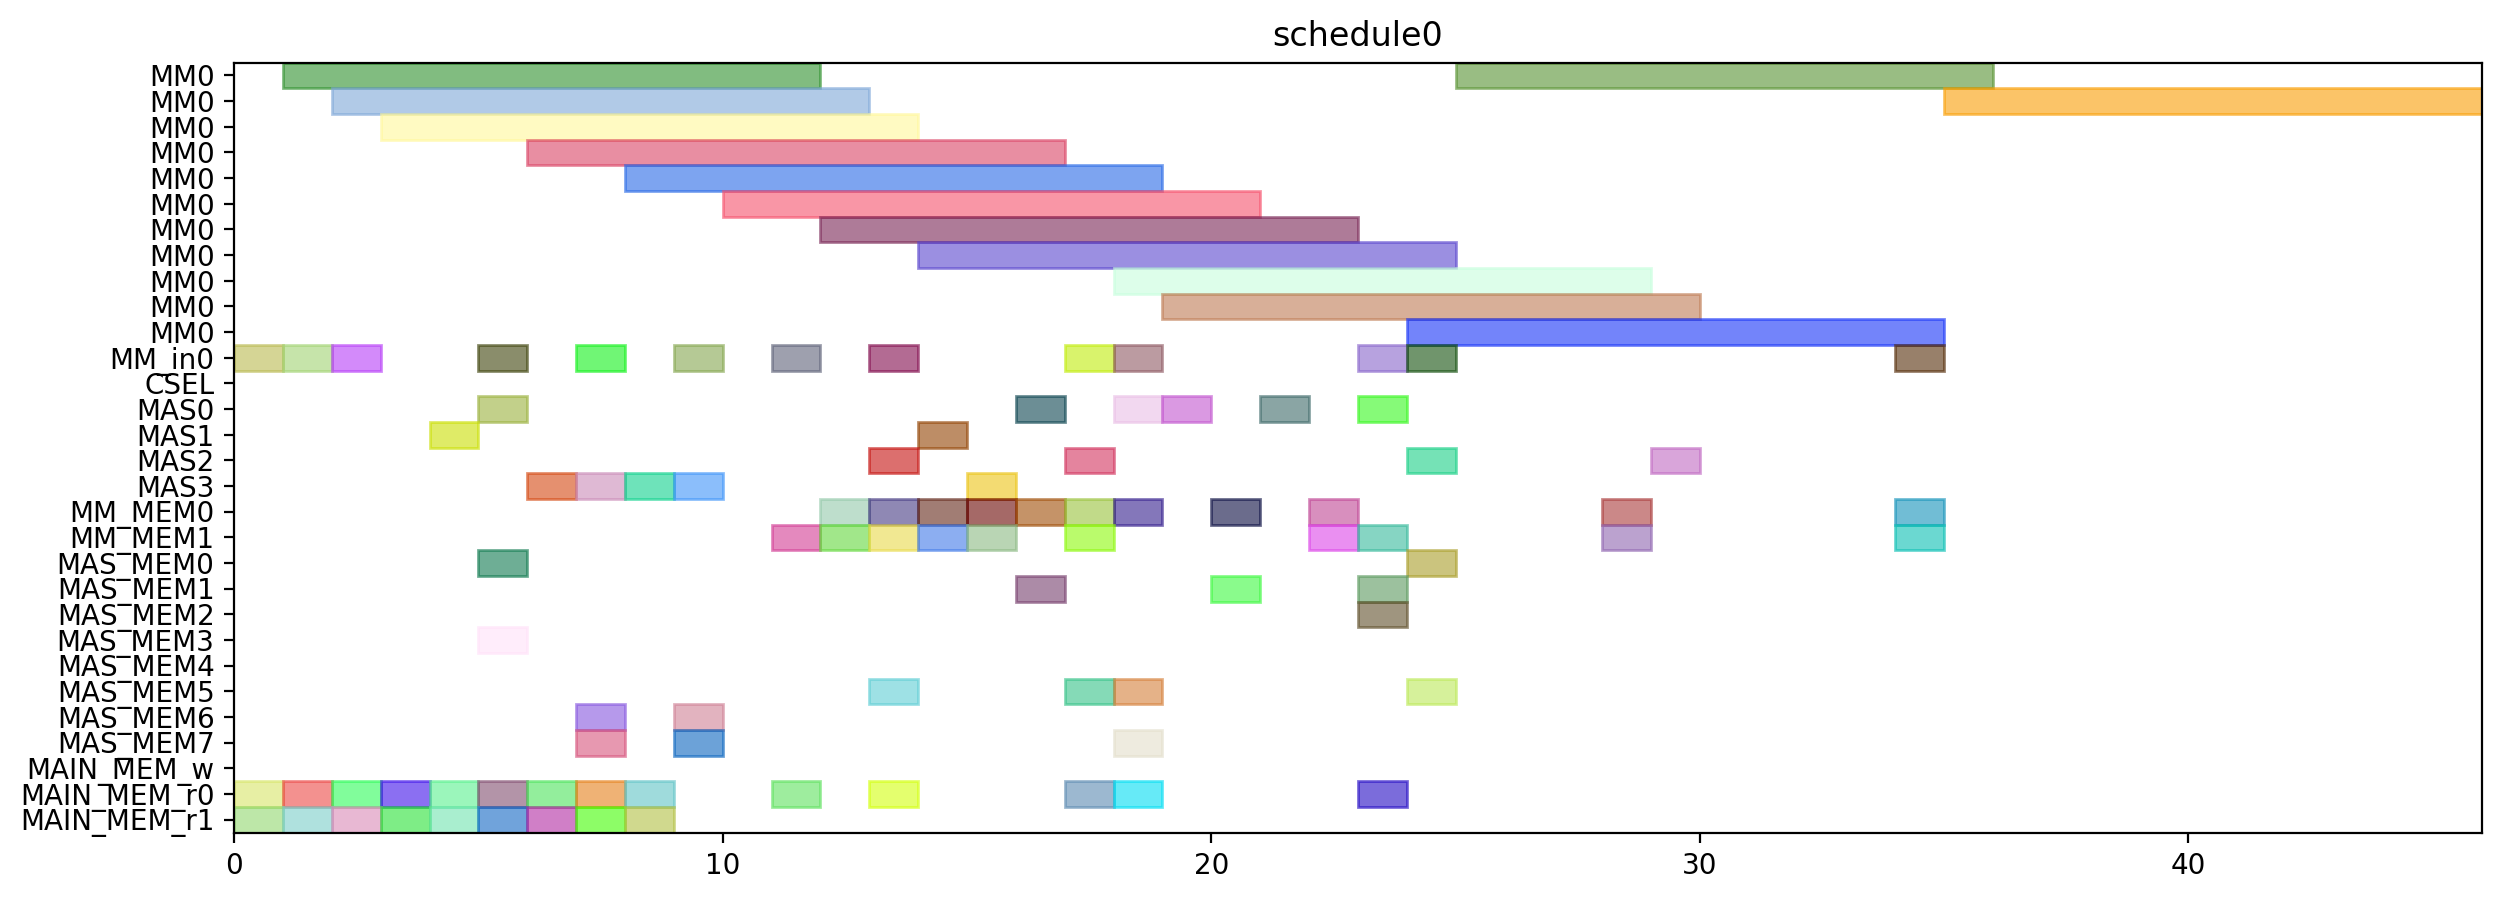

Here is the Python script that generated this plot:
from pyschedule import Scenario, solvers, plotters, alt


def solve():
	horizon = 120
	S = Scenario("schedule0", horizon=horizon)

	# resource
	MM = S.Resources('MM', num=1, size=11)
	MM_in = S.Resources('MM_in', num=1)
	CSEL = S.Resource('CSEL')
	MAS = S.Resources('MAS', num=4, size=1, periods=range(1, horizon))
	MM_MEM = S.Resources('MM_MEM', num=2)
	MAS_MEM = S.Resources('MAS_MEM', num=8)
	MAIN_MEM_w = S.Resource('MAIN_MEM_w', size=1)
	MAIN_MEM_r = S.Resources('MAIN_MEM_r', num=2)

	# result of previous scheduling

	# new tasks
	t0 = S.Task('t0', length=11, delay_cost=1)
	t0 += alt(MM)
	t0_in = S.Task('t0_in', length=1, delay_cost=1)
	t0_in += alt(MM_in)
	S += t0_in*MM_in[0]<=t0*MM[0]
	t0_mem0 = S.Task('t0_mem0', length=1, delay_cost=1)
	t0_mem0 += MAIN_MEM_r[0]
	S += t0_mem0 <= t0

	t0_mem1 = S.Task('t0_mem1', length=1, delay_cost=1)
	t0_mem1 += MAIN_MEM_r[1]
	S += t0_mem1 <= t0

	t1 = S.Task('t1', length=11, delay_cost=1)
	t1 += alt(MM)
	t1_in = S.Task('t1_in', length=1, delay_cost=1)
	t1_in += alt(MM_in)
	S += t1_in*MM_in[0]<=t1*MM[0]
	t1_mem0 = S.Task('t1_mem0', length=1, delay_cost=1)
	t1_mem0 += MAIN_MEM_r[0]
	S += t1_mem0 <= t1

	t1_mem1 = S.Task('t1_mem1', length=1, delay_cost=1)
	t1_mem1 += MAIN_MEM_r[1]
	S += t1_mem1 <= t1

	t2 = S.Task('t2', length=11, delay_cost=1)
	t2 += alt(MM)
	t2_in = S.Task('t2_in', length=1, delay_cost=1)
	t2_in += alt(MM_in)
	S += t2_in*MM_in[0]<=t2*MM[0]
	t2_mem0 = S.Task('t2_mem0', length=1, delay_cost=1)
	t2_mem0 += MAIN_MEM_r[0]
	S += t2_mem0 <= t2

	t2_mem1 = S.Task('t2_mem1', length=1, delay_cost=1)
	t2_mem1 += MAIN_MEM_r[1]
	S += t2_mem1 <= t2

	t3 = S.Task('t3', length=1, delay_cost=1)
	t3 += alt(MAS)
	t3_mem0 = S.Task('t3_mem0', length=1, delay_cost=1)
	t3_mem0 += MAIN_MEM_r[0]
	S += t3_mem0 <= t3

	t3_mem1 = S.Task('t3_mem1', length=1, delay_cost=1)
	t3_mem1 += MAIN_MEM_r[1]
	S += t3_mem1 <= t3

	t4 = S.Task('t4', length=1, delay_cost=1)
	t4 += alt(MAS)
	t4_mem0 = S.Task('t4_mem0', length=1, delay_cost=1)
	t4_mem0 += MAIN_MEM_r[0]
	S += t4_mem0 <= t4

	t4_mem1 = S.Task('t4_mem1', length=1, delay_cost=1)
	t4_mem1 += MAIN_MEM_r[1]
	S += t4_mem1 <= t4

	t8 = S.Task('t8', length=1, delay_cost=1)
	t8 += alt(MAS)
	t8_mem0 = S.Task('t8_mem0', length=1, delay_cost=1)
	t8_mem0 += MAIN_MEM_r[0]
	S += t8_mem0 <= t8

	t8_mem1 = S.Task('t8_mem1', length=1, delay_cost=1)
	t8_mem1 += MAIN_MEM_r[1]
	S += t8_mem1 <= t8

	t9 = S.Task('t9', length=1, delay_cost=1)
	t9 += alt(MAS)
	t9_mem0 = S.Task('t9_mem0', length=1, delay_cost=1)
	t9_mem0 += MAIN_MEM_r[0]
	S += t9_mem0 <= t9

	t9_mem1 = S.Task('t9_mem1', length=1, delay_cost=1)
	t9_mem1 += MAIN_MEM_r[1]
	S += t9_mem1 <= t9

	t13 = S.Task('t13', length=1, delay_cost=1)
	t13 += alt(MAS)
	t13_mem0 = S.Task('t13_mem0', length=1, delay_cost=1)
	t13_mem0 += MAIN_MEM_r[0]
	S += t13_mem0 <= t13

	t13_mem1 = S.Task('t13_mem1', length=1, delay_cost=1)
	t13_mem1 += MAIN_MEM_r[1]
	S += t13_mem1 <= t13

	t14 = S.Task('t14', length=1, delay_cost=1)
	t14 += alt(MAS)
	t14_mem0 = S.Task('t14_mem0', length=1, delay_cost=1)
	t14_mem0 += MAIN_MEM_r[0]
	S += t14_mem0 <= t14

	t14_mem1 = S.Task('t14_mem1', length=1, delay_cost=1)
	t14_mem1 += MAIN_MEM_r[1]
	S += t14_mem1 <= t14

	t5 = S.Task('t5', length=11, delay_cost=1)
	t5 += alt(MM)
	t5_in = S.Task('t5_in', length=1, delay_cost=1)
	t5_in += alt(MM_in)
	S += t5_in*MM_in[0]<=t5*MM[0]
	t5_mem0 = S.Task('t5_mem0', length=1, delay_cost=1)
	t5_mem0 += alt(MAS_MEM)
	S += (t3*MAS[0])-1 < t5_mem0*MAS_MEM[0]
	S += (t3*MAS[1])-1 < t5_mem0*MAS_MEM[2]
	S += (t3*MAS[2])-1 < t5_mem0*MAS_MEM[4]
	S += (t3*MAS[3])-1 < t5_mem0*MAS_MEM[6]
	S += t5_mem0 <= t5

	t5_mem1 = S.Task('t5_mem1', length=1, delay_cost=1)
	t5_mem1 += alt(MAS_MEM)
	S += (t4*MAS[0])-1 < t5_mem1*MAS_MEM[1]
	S += (t4*MAS[1])-1 < t5_mem1*MAS_MEM[3]
	S += (t4*MAS[2])-1 < t5_mem1*MAS_MEM[5]
	S += (t4*MAS[3])-1 < t5_mem1*MAS_MEM[7]
	S += t5_mem1 <= t5

	t6 = S.Task('t6', length=1, delay_cost=1)
	t6 += alt(MAS)
	t6_mem0 = S.Task('t6_mem0', length=1, delay_cost=1)
	t6_mem0 += alt(MM_MEM)
	S += (t0*MM[0])-1 < t6_mem0*MM_MEM[0]
	S += t6_mem0 <= t6

	t6_mem1 = S.Task('t6_mem1', length=1, delay_cost=1)
	t6_mem1 += alt(MM_MEM)
	S += (t1*MM[0])-1 < t6_mem1*MM_MEM[1]
	S += t6_mem1 <= t6

	t10 = S.Task('t10', length=11, delay_cost=1)
	t10 += alt(MM)
	t10_in = S.Task('t10_in', length=1, delay_cost=1)
	t10_in += alt(MM_in)
	S += t10_in*MM_in[0]<=t10*MM[0]
	t10_mem0 = S.Task('t10_mem0', length=1, delay_cost=1)
	t10_mem0 += alt(MAS_MEM)
	S += (t8*MAS[0])-1 < t10_mem0*MAS_MEM[0]
	S += (t8*MAS[1])-1 < t10_mem0*MAS_MEM[2]
	S += (t8*MAS[2])-1 < t10_mem0*MAS_MEM[4]
	S += (t8*MAS[3])-1 < t10_mem0*MAS_MEM[6]
	S += t10_mem0 <= t10

	t10_mem1 = S.Task('t10_mem1', length=1, delay_cost=1)
	t10_mem1 += alt(MAS_MEM)
	S += (t9*MAS[0])-1 < t10_mem1*MAS_MEM[1]
	S += (t9*MAS[1])-1 < t10_mem1*MAS_MEM[3]
	S += (t9*MAS[2])-1 < t10_mem1*MAS_MEM[5]
	S += (t9*MAS[3])-1 < t10_mem1*MAS_MEM[7]
	S += t10_mem1 <= t10

	t11 = S.Task('t11', length=1, delay_cost=1)
	t11 += alt(MAS)
	t11_mem0 = S.Task('t11_mem0', length=1, delay_cost=1)
	t11_mem0 += alt(MM_MEM)
	S += (t1*MM[0])-1 < t11_mem0*MM_MEM[0]
	S += t11_mem0 <= t11

	t11_mem1 = S.Task('t11_mem1', length=1, delay_cost=1)
	t11_mem1 += alt(MM_MEM)
	S += (t2*MM[0])-1 < t11_mem1*MM_MEM[1]
	S += t11_mem1 <= t11

	t15 = S.Task('t15', length=11, delay_cost=1)
	t15 += alt(MM)
	t15_in = S.Task('t15_in', length=1, delay_cost=1)
	t15_in += alt(MM_in)
	S += t15_in*MM_in[0]<=t15*MM[0]
	t15_mem0 = S.Task('t15_mem0', length=1, delay_cost=1)
	t15_mem0 += alt(MAS_MEM)
	S += (t13*MAS[0])-1 < t15_mem0*MAS_MEM[0]
	S += (t13*MAS[1])-1 < t15_mem0*MAS_MEM[2]
	S += (t13*MAS[2])-1 < t15_mem0*MAS_MEM[4]
	S += (t13*MAS[3])-1 < t15_mem0*MAS_MEM[6]
	S += t15_mem0 <= t15

	t15_mem1 = S.Task('t15_mem1', length=1, delay_cost=1)
	t15_mem1 += alt(MAS_MEM)
	S += (t14*MAS[0])-1 < t15_mem1*MAS_MEM[1]
	S += (t14*MAS[1])-1 < t15_mem1*MAS_MEM[3]
	S += (t14*MAS[2])-1 < t15_mem1*MAS_MEM[5]
	S += (t14*MAS[3])-1 < t15_mem1*MAS_MEM[7]
	S += t15_mem1 <= t15

	t16 = S.Task('t16', length=1, delay_cost=1)
	t16 += alt(MAS)
	t16_mem0 = S.Task('t16_mem0', length=1, delay_cost=1)
	t16_mem0 += alt(MM_MEM)
	S += (t0*MM[0])-1 < t16_mem0*MM_MEM[0]
	S += t16_mem0 <= t16

	t16_mem1 = S.Task('t16_mem1', length=1, delay_cost=1)
	t16_mem1 += alt(MM_MEM)
	S += (t2*MM[0])-1 < t16_mem1*MM_MEM[1]
	S += t16_mem1 <= t16

	t19 = S.Task('t19', length=11, delay_cost=1)
	t19 += alt(MM)
	t19_in = S.Task('t19_in', length=1, delay_cost=1)
	t19_in += alt(MM_in)
	S += t19_in*MM_in[0]<=t19*MM[0]
	t19_mem0 = S.Task('t19_mem0', length=1, delay_cost=1)
	t19_mem0 += MAIN_MEM_r[0]
	S += t19_mem0 <= t19

	t19_mem1 = S.Task('t19_mem1', length=1, delay_cost=1)
	t19_mem1 += alt(MM_MEM)
	S += (t2*MM[0])-1 < t19_mem1*MM_MEM[1]
	S += t19_mem1 <= t19

	t24 = S.Task('t24', length=1, delay_cost=1)
	t24 += alt(MAS)
	t24_mem0 = S.Task('t24_mem0', length=1, delay_cost=1)
	t24_mem0 += alt(MM_MEM)
	S += (t0*MM[0])-1 < t24_mem0*MM_MEM[0]
	S += t24_mem0 <= t24

	t24_mem1 = S.Task('t24_mem1', length=1, delay_cost=1)
	t24_mem1 += alt(MM_MEM)
	S += (t0*MM[0])-1 < t24_mem1*MM_MEM[1]
	S += t24_mem1 <= t24

	t26 = S.Task('t26', length=11, delay_cost=1)
	t26 += alt(MM)
	t26_in = S.Task('t26_in', length=1, delay_cost=1)
	t26_in += alt(MM_in)
	S += t26_in*MM_in[0]<=t26*MM[0]
	t26_mem0 = S.Task('t26_mem0', length=1, delay_cost=1)
	t26_mem0 += MAIN_MEM_r[0]
	S += t26_mem0 <= t26

	t26_mem1 = S.Task('t26_mem1', length=1, delay_cost=1)
	t26_mem1 += alt(MM_MEM)
	S += (t2*MM[0])-1 < t26_mem1*MM_MEM[1]
	S += t26_mem1 <= t26

	t7 = S.Task('t7', length=1, delay_cost=1)
	t7 += alt(MAS)
	t7_mem0 = S.Task('t7_mem0', length=1, delay_cost=1)
	t7_mem0 += alt(MM_MEM)
	S += (t5*MM[0])-1 < t7_mem0*MM_MEM[0]
	S += t7_mem0 <= t7

	t7_mem1 = S.Task('t7_mem1', length=1, delay_cost=1)
	t7_mem1 += alt(MAS_MEM)
	S += (t6*MAS[0])-1 < t7_mem1*MAS_MEM[1]
	S += (t6*MAS[1])-1 < t7_mem1*MAS_MEM[3]
	S += (t6*MAS[2])-1 < t7_mem1*MAS_MEM[5]
	S += (t6*MAS[3])-1 < t7_mem1*MAS_MEM[7]
	S += t7_mem1 <= t7

	t12 = S.Task('t12', length=1, delay_cost=1)
	t12 += alt(MAS)
	t12_mem0 = S.Task('t12_mem0', length=1, delay_cost=1)
	t12_mem0 += alt(MM_MEM)
	S += (t10*MM[0])-1 < t12_mem0*MM_MEM[0]
	S += t12_mem0 <= t12

	t12_mem1 = S.Task('t12_mem1', length=1, delay_cost=1)
	t12_mem1 += alt(MAS_MEM)
	S += (t11*MAS[0])-1 < t12_mem1*MAS_MEM[1]
	S += (t11*MAS[1])-1 < t12_mem1*MAS_MEM[3]
	S += (t11*MAS[2])-1 < t12_mem1*MAS_MEM[5]
	S += (t11*MAS[3])-1 < t12_mem1*MAS_MEM[7]
	S += t12_mem1 <= t12

	t17 = S.Task('t17', length=1, delay_cost=1)
	t17 += alt(MAS)
	t17_mem0 = S.Task('t17_mem0', length=1, delay_cost=1)
	t17_mem0 += alt(MM_MEM)
	S += (t15*MM[0])-1 < t17_mem0*MM_MEM[0]
	S += t17_mem0 <= t17

	t17_mem1 = S.Task('t17_mem1', length=1, delay_cost=1)
	t17_mem1 += alt(MAS_MEM)
	S += (t16*MAS[0])-1 < t17_mem1*MAS_MEM[1]
	S += (t16*MAS[1])-1 < t17_mem1*MAS_MEM[3]
	S += (t16*MAS[2])-1 < t17_mem1*MAS_MEM[5]
	S += (t16*MAS[3])-1 < t17_mem1*MAS_MEM[7]
	S += t17_mem1 <= t17

	t25 = S.Task('t25', length=1, delay_cost=1)
	t25 += alt(MAS)
	t25_mem0 = S.Task('t25_mem0', length=1, delay_cost=1)
	t25_mem0 += alt(MM_MEM)
	S += (t0*MM[0])-1 < t25_mem0*MM_MEM[0]
	S += t25_mem0 <= t25

	t25_mem1 = S.Task('t25_mem1', length=1, delay_cost=1)
	t25_mem1 += alt(MAS_MEM)
	S += (t24*MAS[0])-1 < t25_mem1*MAS_MEM[1]
	S += (t24*MAS[1])-1 < t25_mem1*MAS_MEM[3]
	S += (t24*MAS[2])-1 < t25_mem1*MAS_MEM[5]
	S += (t24*MAS[3])-1 < t25_mem1*MAS_MEM[7]
	S += t25_mem1 <= t25

	t29 = S.Task('t29', length=1, delay_cost=1)
	t29 += alt(MAS)
	t29_mem0 = S.Task('t29_mem0', length=1, delay_cost=1)
	t29_mem0 += alt(MM_MEM)
	S += (t0*MM[0])-1 < t29_mem0*MM_MEM[0]
	S += t29_mem0 <= t29

	t29_mem1 = S.Task('t29_mem1', length=1, delay_cost=1)
	t29_mem1 += alt(MM_MEM)
	S += (t26*MM[0])-1 < t29_mem1*MM_MEM[1]
	S += t29_mem1 <= t29

	t18 = S.Task('t18', length=11, delay_cost=1)
	t18 += alt(MM)
	t18_in = S.Task('t18_in', length=1, delay_cost=1)
	t18_in += alt(MM_in)
	S += t18_in*MM_in[0]<=t18*MM[0]
	t18_mem0 = S.Task('t18_mem0', length=1, delay_cost=1)
	t18_mem0 += MAIN_MEM_r[0]
	S += t18_mem0 <= t18

	t18_mem1 = S.Task('t18_mem1', length=1, delay_cost=1)
	t18_mem1 += alt(MAS_MEM)
	S += (t12*MAS[0])-1 < t18_mem1*MAS_MEM[1]
	S += (t12*MAS[1])-1 < t18_mem1*MAS_MEM[3]
	S += (t12*MAS[2])-1 < t18_mem1*MAS_MEM[5]
	S += (t12*MAS[3])-1 < t18_mem1*MAS_MEM[7]
	S += t18_mem1 <= t18

	t27 = S.Task('t27', length=11, delay_cost=1)
	t27 += alt(MM)
	t27_in = S.Task('t27_in', length=1, delay_cost=1)
	t27_in += alt(MM_in)
	S += t27_in*MM_in[0]<=t27*MM[0]
	t27_mem0 = S.Task('t27_mem0', length=1, delay_cost=1)
	t27_mem0 += MAIN_MEM_r[0]
	S += t27_mem0 <= t27

	t27_mem1 = S.Task('t27_mem1', length=1, delay_cost=1)
	t27_mem1 += alt(MAS_MEM)
	S += (t12*MAS[0])-1 < t27_mem1*MAS_MEM[1]
	S += (t12*MAS[1])-1 < t27_mem1*MAS_MEM[3]
	S += (t12*MAS[2])-1 < t27_mem1*MAS_MEM[5]
	S += (t12*MAS[3])-1 < t27_mem1*MAS_MEM[7]
	S += t27_mem1 <= t27

	t28 = S.Task('t28', length=1, delay_cost=1)
	t28 += alt(MAS)
	t28_mem0 = S.Task('t28_mem0', length=1, delay_cost=1)
	t28_mem0 += alt(MAS_MEM)
	S += (t25*MAS[0])-1 < t28_mem0*MAS_MEM[0]
	S += (t25*MAS[1])-1 < t28_mem0*MAS_MEM[2]
	S += (t25*MAS[2])-1 < t28_mem0*MAS_MEM[4]
	S += (t25*MAS[3])-1 < t28_mem0*MAS_MEM[6]
	S += t28_mem0 <= t28

	t28_mem1 = S.Task('t28_mem1', length=1, delay_cost=1)
	t28_mem1 += alt(MM_MEM)
	S += (t26*MM[0])-1 < t28_mem1*MM_MEM[1]
	S += t28_mem1 <= t28

	t30 = S.Task('t30', length=11, delay_cost=1)
	t30 += alt(MM)
	t30_in = S.Task('t30_in', length=1, delay_cost=1)
	t30_in += alt(MM_in)
	S += t30_in*MM_in[0]<=t30*MM[0]
	t30_mem0 = S.Task('t30_mem0', length=1, delay_cost=1)
	t30_mem0 += MAIN_MEM_r[0]
	S += t30_mem0 <= t30

	t30_mem1 = S.Task('t30_mem1', length=1, delay_cost=1)
	t30_mem1 += alt(MAS_MEM)
	S += (t29*MAS[0])-1 < t30_mem1*MAS_MEM[1]
	S += (t29*MAS[1])-1 < t30_mem1*MAS_MEM[3]
	S += (t29*MAS[2])-1 < t30_mem1*MAS_MEM[5]
	S += (t29*MAS[3])-1 < t30_mem1*MAS_MEM[7]
	S += t30_mem1 <= t30

	t20 = S.Task('t20', length=1, delay_cost=1)
	t20 += alt(MAS)
	t20_mem0 = S.Task('t20_mem0', length=1, delay_cost=1)
	t20_mem0 += alt(MM_MEM)
	S += (t19*MM[0])-1 < t20_mem0*MM_MEM[0]
	S += t20_mem0 <= t20

	t20_mem1 = S.Task('t20_mem1', length=1, delay_cost=1)
	t20_mem1 += alt(MM_MEM)
	S += (t18*MM[0])-1 < t20_mem1*MM_MEM[1]
	S += t20_mem1 <= t20

	t31 = S.Task('t31', length=11, delay_cost=1)
	t31 += alt(MM)
	t31_in = S.Task('t31_in', length=1, delay_cost=1)
	t31_in += alt(MM_in)
	S += t31_in*MM_in[0]<=t31*MM[0]
	t31_mem0 = S.Task('t31_mem0', length=1, delay_cost=1)
	t31_mem0 += alt(MM_MEM)
	S += (t27*MM[0])-1 < t31_mem0*MM_MEM[0]
	S += t31_mem0 <= t31

	t31_mem1 = S.Task('t31_mem1', length=1, delay_cost=1)
	t31_mem1 += alt(MM_MEM)
	S += (t30*MM[0])-1 < t31_mem1*MM_MEM[1]
	S += t31_mem1 <= t31

	t35 = S.Task('t35', length=11, delay_cost=1)
	t35 += alt(MM)
	t35_in = S.Task('t35_in', length=1, delay_cost=1)
	t35_in += alt(MM_in)
	S += t35_in*MM_in[0]<=t35*MM[0]
	t35_mem0 = S.Task('t35_mem0', length=1, delay_cost=1)
	t35_mem0 += alt(MAS_MEM)
	S += (t7*MAS[0])-1 < t35_mem0*MAS_MEM[0]
	S += (t7*MAS[1])-1 < t35_mem0*MAS_MEM[2]
	S += (t7*MAS[2])-1 < t35_mem0*MAS_MEM[4]
	S += (t7*MAS[3])-1 < t35_mem0*MAS_MEM[6]
	S += t35_mem0 <= t35

	t35_mem1 = S.Task('t35_mem1', length=1, delay_cost=1)
	t35_mem1 += alt(MAS_MEM)
	S += (t28*MAS[0])-1 < t35_mem1*MAS_MEM[1]
	S += (t28*MAS[1])-1 < t35_mem1*MAS_MEM[3]
	S += (t28*MAS[2])-1 < t35_mem1*MAS_MEM[5]
	S += (t28*MAS[3])-1 < t35_mem1*MAS_MEM[7]
	S += t35_mem1 <= t35

	solvers.mip.solve(S,msg=1,kind='CPLEX',ratio_gap=1.01)

	solution = [['hoge']*len(S.solution()[1]) for i in range(len(S.solution()))]
	for i in range(len(S.solution())):
		for j in range(len(S.solution()[i])):
			solution[i][j]=str(S.solution()[i][j])
	print(solution)

	cycles = int(solution[-1][3])

	pic_file_name = "/home/mfukuda/ABE/multiRAM_multiMAS_16mux/scheduling_result/stage11MM1_stage1MAS4/EP_ADD_A_ANY/schedule0.png"
	if(S.solution() != []):
		plotters.matplotlib.plot(S,img_filename=pic_file_name, show_task_labels=False, fig_size=(cycles*0.25+3, 5))

	return solution
